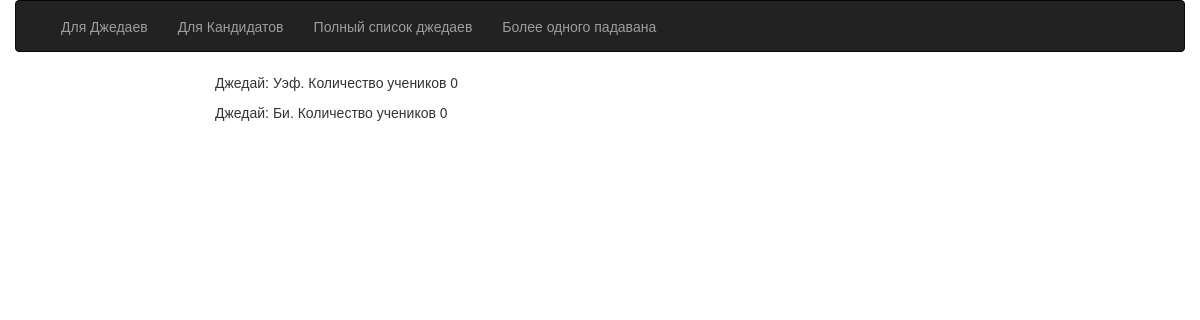
Page /common/ on the earlier database version.
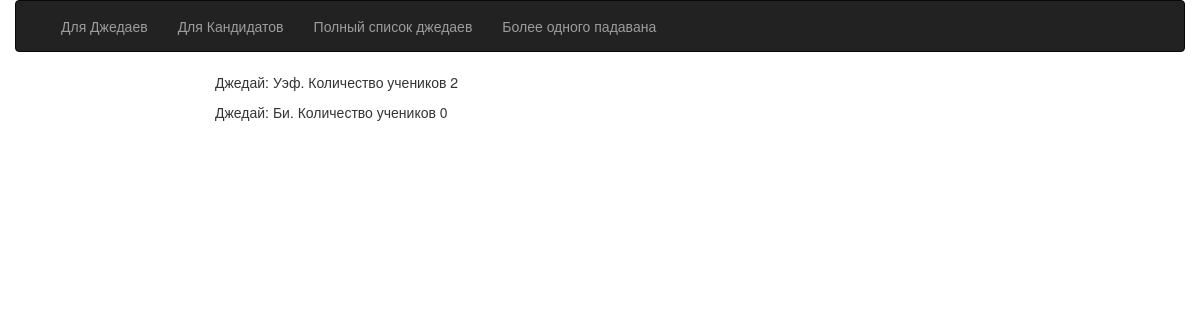
Same page on the later database version.
### employee/models.py (models this page shows, shortened)
class Djedai(models.Model):
    name = models.CharField(max_length=255, verbose_name="Имя джедая")
    planet = models.ForeignKey('employee.Planet', related_name="registration", verbose_name="планета обучения")
    class Meta:
        verbose_name = 'Джедай'
        verbose_name_plural = 'Джедаи'

class Candidate(models.Model):
    name = models.CharField(max_length=255, verbose_name="имя кандидата")
    age = models.PositiveSmallIntegerField(verbose_name="возраст кандидата")
    email = models.EmailField(verbose_name="email кандидата")
    planet = models.ForeignKey('employee.Planet', related_name="home", verbose_name="планета проживания")
    exame = models.ForeignKey(
        'employee.Quest',
        blank=True,
        null=True,
        related_name="quest_for_cand",
        verbose_name="испытание"
    )
    answers = models.TextField()
    sensei = models.ForeignKey('employee.Djedai', related_name="teacher", blank=True, null=True, on_delete=models.CASCADE)
    class Meta:
        verbose_name = 'Кандидат'
        verbose_name_plural = 'Кандидаты'

### employee/views.py (the view)
# urls.py: url(r'^common/$', CommonDjedView.as_view(), name="data_list"),
class CommonDjedView(ListView):
    model = Djedai
    template_name = "common.html"

### employee/templates/common.html
{% extends 'index.html' %}
{% block content %}
    {% for djedai in object_list %}
        <p>Джедай: {{ djedai.name }}. Количество учеников {{ djedai.teacher.all|length }}</p>
    {% endfor %}
{% endblock %}

Differences in the rows shown:
changed through a linked row, Djedai "Уэф": teacher.all|length "0" → "2"
